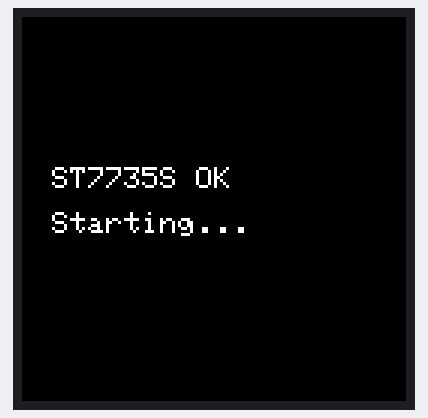
The sketch below on a simulated ESP32-S3. Parts: 128×128 colour display. Random numbers use the default seed unless the sketch sets one; what the sketch prints to the serial monitor is not drawn.

Above: at 1.5 s.
At 2.64 s:
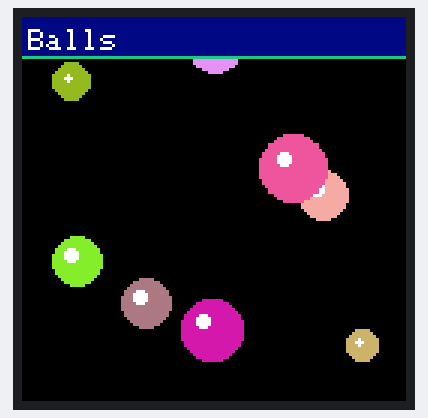
At 8.5 s:
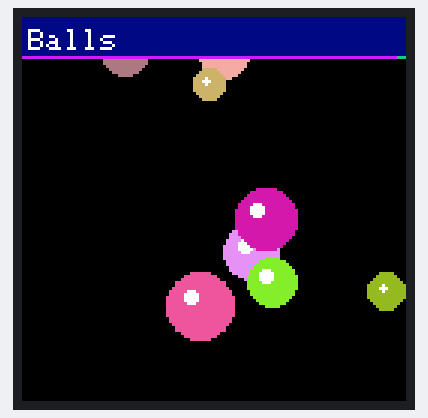
At 20.91 s:
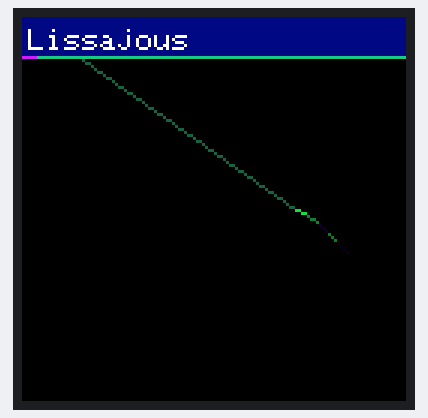
At 30.22 s:
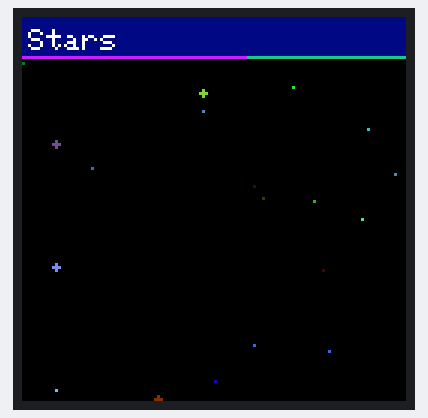
At 39.53 s:
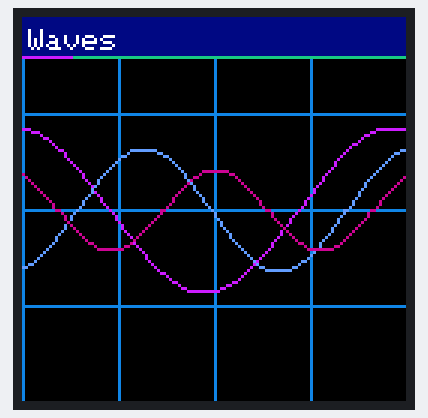

Measured:
- what the display in image 0 shows lasts 1.1 s, from 1.4 s to 2.5 s

The sketch:

ST7735S_128x128_Demo.ino
```cpp
/**
 * ESP32-S3 + 1.44inch TFT SPI Display Demo
 * Driver  : ST7735S  (128x128, red PCB)
 * Library : LovyanGFX (latest)
 *
 * Pin Assignments
 *  MOSI  GPIO11
 *  SCK   GPIO12
 *  MISO  GPIO13  (connected but unused)
 *  CS    GPIO10
 *  DC    GPIO41
 *  RESET GPIO42
 *  BL    tie to 3.3V
 */

#define LGFX_USE_V1
#include <LovyanGFX.hpp>

// ===== LovyanGFX configuration =====
class LGFX : public lgfx::LGFX_Device {
  lgfx::Panel_ST7735S _panel_instance;
  lgfx::Bus_SPI       _bus_instance;

public:
  LGFX() {
    // --- SPI bus ---
    {
      auto cfg = _bus_instance.config();
      cfg.spi_host    = SPI2_HOST;
      cfg.spi_mode    = 0;
      cfg.freq_write  = 20000000;   // ST7735S: 20 MHz safe limit
      cfg.freq_read   = 8000000;
      cfg.spi_3wire   = false;
      cfg.use_lock    = true;
      cfg.dma_channel = SPI_DMA_CH_AUTO;
      cfg.pin_sclk    = 12;
      cfg.pin_mosi    = 11;
      cfg.pin_miso    = 13;
      cfg.pin_dc      = 41;
      _bus_instance.config(cfg);
      _panel_instance.setBus(&_bus_instance);
    }

    // --- Panel ---
    {
      auto cfg = _panel_instance.config();
      cfg.pin_cs           = 10;
      cfg.pin_rst          = 42;
      cfg.pin_busy         = -1;
      cfg.panel_width      = 128;
      cfg.panel_height     = 128;
      cfg.offset_x         = 2;    // typical 128x128 ST7735S offset
      cfg.offset_y         = 1;
      cfg.offset_rotation  = 0;
      cfg.dummy_read_pixel = 8;
      cfg.dummy_read_bits  = 1;
      cfg.readable         = false;
      cfg.invert           = false; // try true if colors look negative
      cfg.rgb_order        = false; // try true if red and blue are swapped
      cfg.dlen_16bit       = false;
      cfg.bus_shared       = false;
      _panel_instance.config(cfg);
    }

    setPanel(&_panel_instance);
  }
};

static LGFX        tft;
static LGFX_Sprite canvas(&tft);   // double-buffer sprite (128x128)

// ===== Demo management =====
static const int      DEMO_COUNT    = 5;
static int            demoIndex     = 0;
static uint32_t       demoTimer     = 0;
static const uint32_t DEMO_DURATION = 6000;

static inline float frand(float lo, float hi) {
  return lo + (float)random(0, 10000) / 10000.0f * (hi - lo);
}

// ===== Demo 0 : Bouncing Balls =====
struct Ball { float x, y, vx, vy, r; uint16_t color; };
static const int BALL_COUNT = 8;
static Ball balls[BALL_COUNT];

void initBalls() {
  for (int i = 0; i < BALL_COUNT; i++) {
    balls[i].r     = frand(5, 12);
    balls[i].x     = frand(balls[i].r, 128 - balls[i].r);
    balls[i].y     = frand(balls[i].r, 128 - balls[i].r);
    balls[i].vx    = frand(1.0f, 3.0f) * (random(2) ? 1 : -1);
    balls[i].vy    = frand(1.0f, 3.0f) * (random(2) ? 1 : -1);
    balls[i].color = (uint16_t)canvas.color888(random(80,255), random(80,255), random(80,255));
  }
}

void demoBalls() {
  canvas.fillScreen(TFT_BLACK);
  for (int i = 0; i < BALL_COUNT; i++) {
    Ball &b = balls[i];
    b.x += b.vx; b.y += b.vy;
    if (b.x - b.r < 0)   { b.x = b.r;       b.vx =  fabsf(b.vx); }
    if (b.x + b.r > 128) { b.x = 128 - b.r; b.vx = -fabsf(b.vx); }
    if (b.y - b.r < 0)   { b.y = b.r;       b.vy =  fabsf(b.vy); }
    if (b.y + b.r > 128) { b.y = 128 - b.r; b.vy = -fabsf(b.vy); }
    canvas.fillCircle((int)b.x, (int)b.y, (int)b.r, b.color);
    canvas.fillCircle((int)b.x - (int)(b.r*0.3f),
                      (int)b.y - (int)(b.r*0.3f),
                      max(1,(int)(b.r*0.25f)), TFT_WHITE);
  }
}

// ===== Demo 1 : Scrolling Sine Waves =====
static float waveOffset = 0;

void demoWave() {
  canvas.fillScreen(TFT_BLACK);
  for (int y = 0; y < 128; y += 32)
    canvas.drawFastHLine(0, y, 128, (uint16_t)canvas.color888(20, 20, 60));
  for (int x = 0; x < 128; x += 32)
    canvas.drawFastVLine(x, 0, 128, (uint16_t)canvas.color888(20, 20, 60));
  for (int layer = 0; layer < 3; layer++) {
    float   amp  = 28.0f - layer * 7.0f;
    float   freq = 0.05f + layer * 0.02f;
    uint8_t r    = (layer == 0) ?   0 : (layer == 1 ?   0 : 100);
    uint8_t g    = (layer == 0) ? 200 : (layer == 1 ? 100 : 200);
    uint8_t b    = (layer == 0) ? 255 : (layer == 1 ? 255 :  50);
    uint16_t col = (uint16_t)canvas.color888(r, g, b);
    int prevY = 64 + (int)(amp * sinf(freq * 0 + waveOffset * (1 + layer * 0.3f)));
    for (int x = 1; x < 128; x++) {
      int curY = 64 + (int)(amp * sinf(freq * x + waveOffset * (1 + layer * 0.3f)));
      canvas.drawLine(x-1, prevY, x, curY, col);
      prevY = curY;
    }
  }
  waveOffset += 0.08f;
}

// ===== Demo 2 : Rotating Gears =====
static float gearAngle = 0;

void drawPolygon(LGFX_Sprite &spr, int cx, int cy, int r, int sides,
                 float angle, uint16_t color) {
  float step = 2.0f * M_PI / sides;
  int px = cx + (int)(r * cosf(angle));
  int py = cy + (int)(r * sinf(angle));
  for (int i = 1; i <= sides; i++) {
    float a = angle + step * i;
    int nx = cx + (int)(r * cosf(a));
    int ny = cy + (int)(r * sinf(a));
    spr.drawLine(px, py, nx, ny, color);
    px = nx; py = ny;
  }
}

void demoGears() {
  canvas.fillScreen((uint16_t)canvas.color888(5, 5, 20));
  struct GearSet { int cx, cy, count; float dir; uint16_t color; };
  GearSet gs[] = {
    {64, 64, 6,  1.0f, (uint16_t)canvas.color888(255, 100,   0)},
    {28, 30, 5, -0.8f, (uint16_t)canvas.color888(  0, 200, 255)},
    {98, 95, 4,  0.9f, (uint16_t)canvas.color888(200,  50, 200)},
  };
  for (auto &g : gs) {
    for (int r = 6; r <= 26; r += 5)
      drawPolygon(canvas, g.cx, g.cy, r, g.count,
                  gearAngle * g.dir + r * 0.05f, g.color);
    for (int i = 0; i < g.count; i++) {
      float a = gearAngle * g.dir + i * 2.0f * M_PI / g.count;
      canvas.drawLine(g.cx, g.cy,
                      g.cx + (int)(26 * cosf(a)),
                      g.cy + (int)(26 * sinf(a)), g.color);
    }
  }
  gearAngle += 0.04f;
}

// ===== Demo 3 : Lissajous Curve =====
static float    lissPhase = 0;
static const int TRACE_LEN = 200;
static int16_t   traceX[TRACE_LEN], traceY[TRACE_LEN];
static int       traceHead = 0;

void initLissajous() {
  memset(traceX, 0, sizeof(traceX));
  memset(traceY, 0, sizeof(traceY));
  traceHead = 0;
}

void demoLissajous() {
  canvas.fillScreen(TFT_BLACK);
  traceX[traceHead] = 64 + (int)(58 * sinf(3.0f * lissPhase + 0.5f));
  traceY[traceHead] = 64 + (int)(58 * sinf(2.0f * lissPhase));
  traceHead = (traceHead + 1) % TRACE_LEN;
  for (int i = 0; i < TRACE_LEN - 1; i++) {
    int   a     = (traceHead + i)     % TRACE_LEN;
    int   b     = (traceHead + i + 1) % TRACE_LEN;
    float ratio = (float)i / TRACE_LEN;
    uint8_t r  = (uint8_t)(ratio * 255);
    uint8_t g  = (uint8_t)(sinf(ratio * M_PI) * 255);
    uint8_t bl = (uint8_t)((1 - ratio) * 255);
    canvas.drawLine(traceX[a], traceY[a], traceX[b], traceY[b],
                    (uint16_t)canvas.color888(r, g, bl));
  }
  lissPhase += 0.025f;
}

// ===== Demo 4 : Starfield =====
struct Star { float x, y, z; };
static const int STAR_COUNT = 80;
static Star      stars[STAR_COUNT];

void initStars() {
  for (int i = 0; i < STAR_COUNT; i++) {
    stars[i].x = frand(-64, 64);
    stars[i].y = frand(-64, 64);
    stars[i].z = frand(1, 128);
  }
}

void demoStarfield() {
  canvas.fillScreen(TFT_BLACK);
  for (int i = 0; i < STAR_COUNT; i++) {
    Star &s = stars[i];
    s.z -= 2.5f;
    if (s.z <= 0) { s.x = frand(-64,64); s.y = frand(-64,64); s.z = 128; }
    float    sx     = s.x / s.z * 128 + 64;
    float    sy     = s.y / s.z * 128 + 64;
    float    size   = (1.0f - s.z / 128.0f) * 3.5f;
    uint8_t  bright = (uint8_t)((1.0f - s.z / 128.0f) * 255);
    uint16_t col    = (uint16_t)canvas.color888(bright, bright, bright);
    if (sx >= 0 && sx < 128 && sy >= 0 && sy < 128) {
      if (size < 1.5f) canvas.drawPixel((int)sx, (int)sy, col);
      else             canvas.fillCircle((int)sx, (int)sy, (int)size, col);
    }
  }
}

// ===== HUD =====
const char* demoNames[] = {
  "Balls", "Waves", "Gears", "Lissajous", "Stars"
};

void drawHUD() {
  canvas.fillRect(0, 0, 128, 14, (uint16_t)canvas.color888(0, 0, 80));
  canvas.setTextColor(TFT_WHITE);
  canvas.setTextSize(1);
  canvas.setCursor(2, 4);
  canvas.print(demoNames[demoIndex]);
  uint32_t elapsed  = millis() - demoTimer;
  int      progress = (int)(128.0f * elapsed / DEMO_DURATION);
  canvas.drawFastHLine(0, 13, 128,      (uint16_t)canvas.color888( 30,  30,  80));
  canvas.drawFastHLine(0, 13, progress, (uint16_t)canvas.color888(100, 200, 255));
}

// ===== Setup =====
void setup() {
  Serial.begin(115200);
  Serial.println("ESP32-S3 ST7735S 128x128 Demo");

  tft.init();
  tft.setRotation(0);

  // Startup color test
  tft.fillScreen(TFT_RED);   delay(400);
  tft.fillScreen(TFT_GREEN); delay(400);
  tft.fillScreen(TFT_BLUE);  delay(400);
  tft.fillScreen(TFT_BLACK);
  tft.setTextColor(TFT_WHITE, TFT_BLACK);
  tft.setTextSize(1);
  tft.setCursor(10, 50);
  tft.print("ST7735S OK");
  tft.setCursor(10, 65);
  tft.print("Starting...");
  delay(1000);

  // Allocate sprite (double buffer)
  canvas.setColorDepth(16);
  canvas.createSprite(128, 128);
  canvas.setFont(&fonts::Font0);

  initBalls();
  initLissajous();
  initStars();

  demoTimer = millis();
  randomSeed(esp_random());
}

// ===== Main loop =====
void loop() {
  if (millis() - demoTimer >= DEMO_DURATION) {
    demoIndex = (demoIndex + 1) % DEMO_COUNT;
    demoTimer = millis();
    if (demoIndex == 0) initBalls();
    if (demoIndex == 3) initLissajous();
    if (demoIndex == 4) initStars();
  }

  switch (demoIndex) {
    case 0: demoBalls();     break;
    case 1: demoWave();      break;
    case 2: demoGears();     break;
    case 3: demoLissajous(); break;
    case 4: demoStarfield(); break;
  }

  drawHUD();
  canvas.pushSprite(0, 0);
}
```
